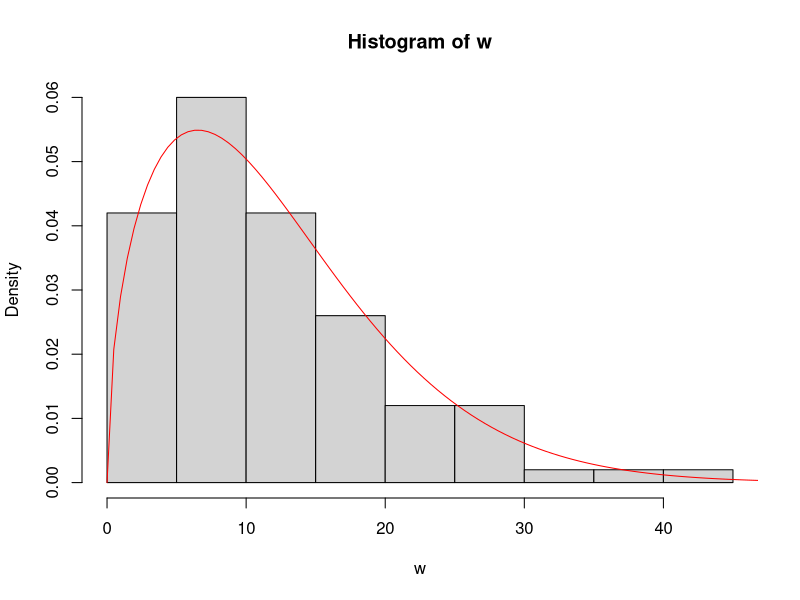
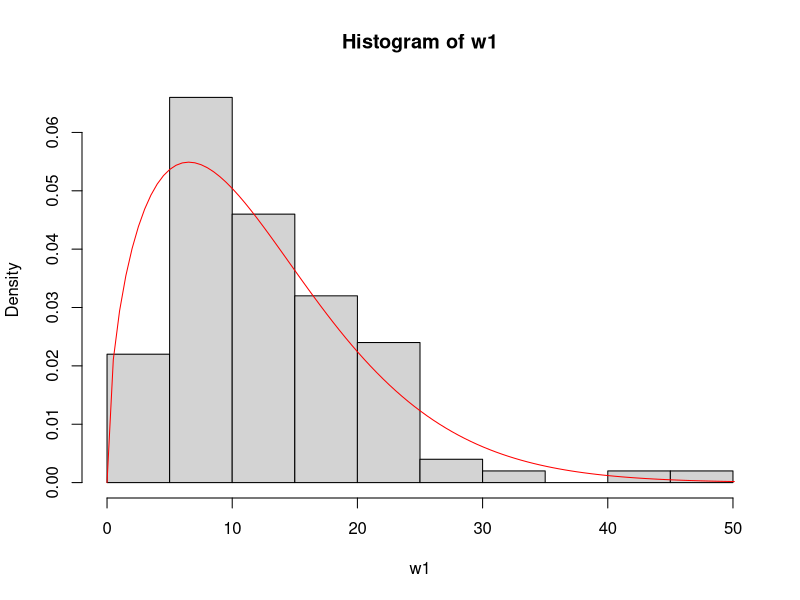
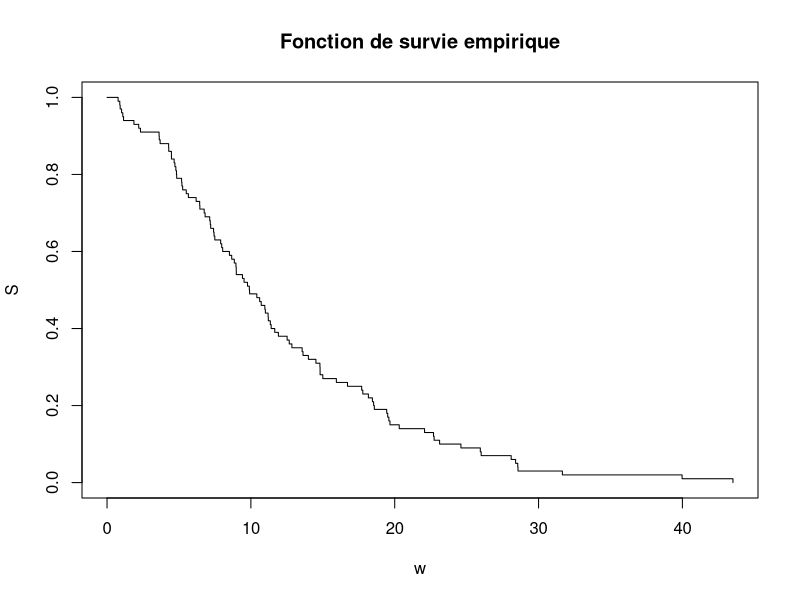
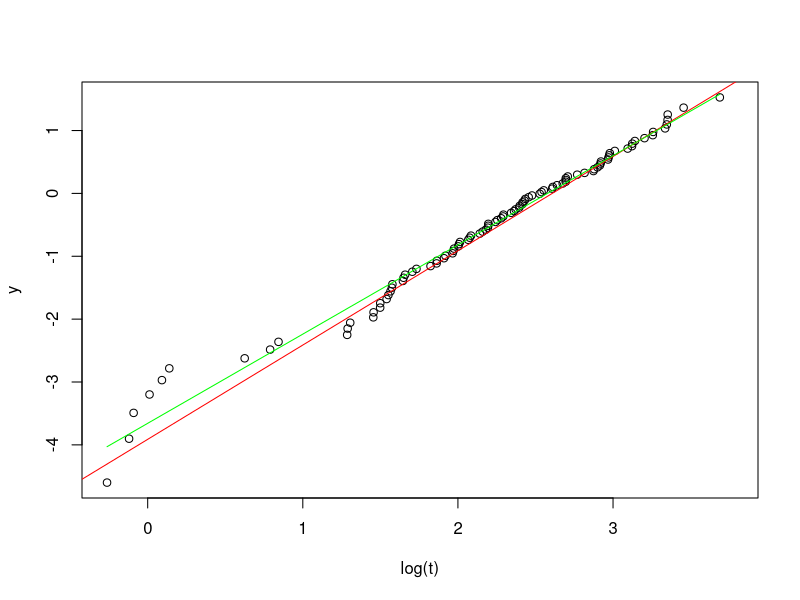
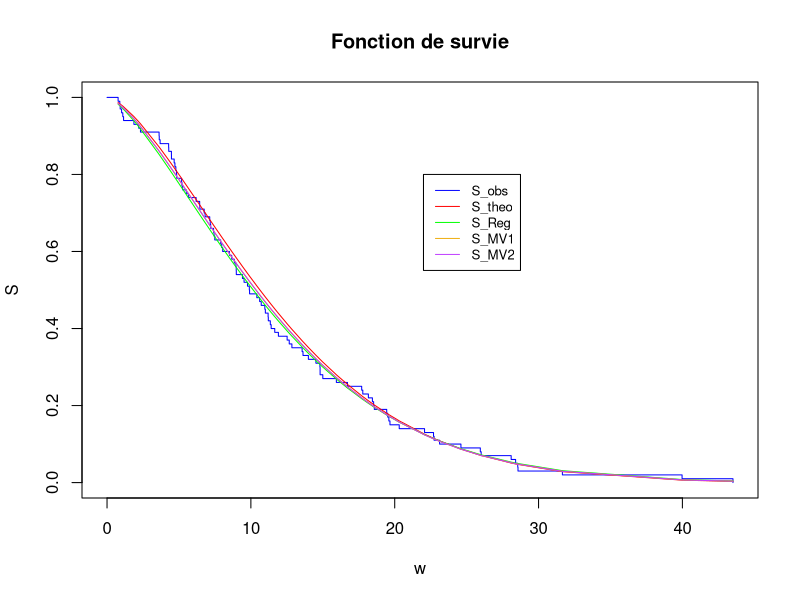
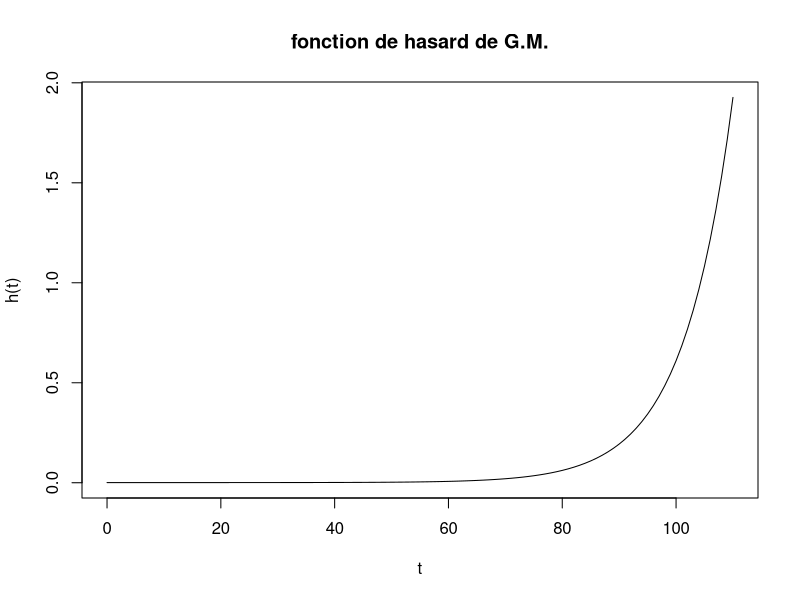
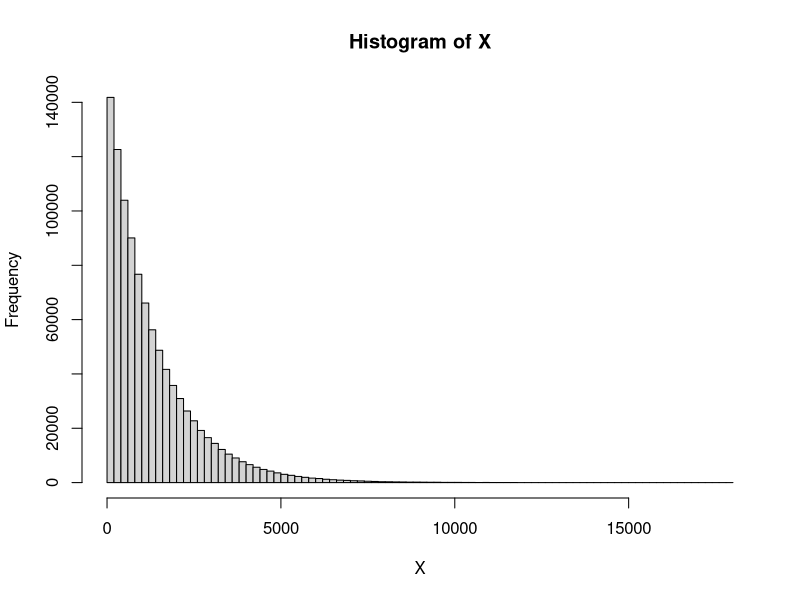
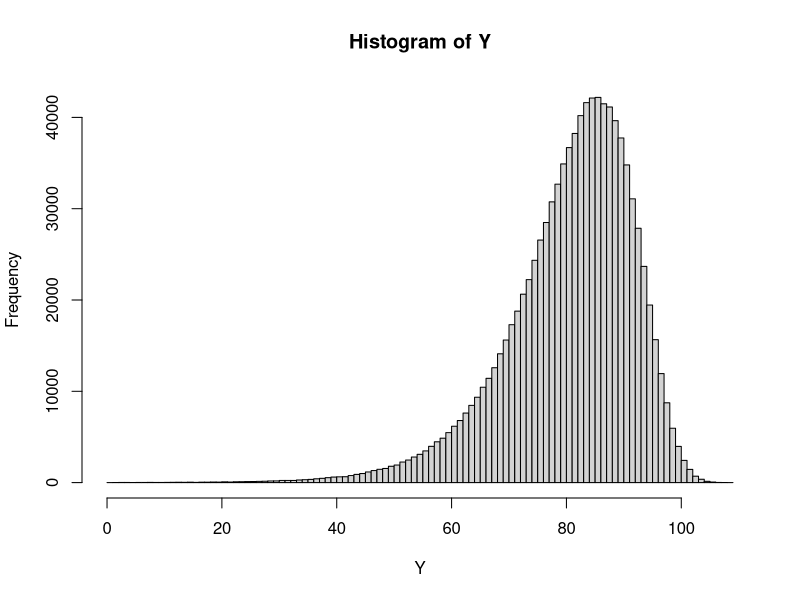

Reproduce these figures in R, in order.
## ---- chunk 1
set.seed(14342)
n = 100 # taille de l'échantillon
l = 0.02 # paramètre de forme
a = 1.5 # paramètre d'échelle
x = rexp(n, l) # loi exponentielle
w = x ^ { 1 / a } # loi de Weibull
#hist(w)
hist(w, freq = FALSE) # densité
plot(function(x) l * a * x ^ { a - 1 } * exp(-l * x ^ a), 0, max(w) + 5, 
     add = TRUE, col = 'red') # densité de probabilité de la loi de Weibull
# La fonction muette est tracée sur l'intervalle [0, max(w) + 5] en rouge.

## ---- chunk 2

set.seed(14342)
n = 100 # taille de l'échantillon
l = 0.02 # paramètre de forme
a = 1.5 # paramètre d'échelle

# Remarque : équivalent avec rweibull : paramétrage a=Shape et L=scale
# hypothèse : P[T> t] =exp(- (t/L)^a )
L = l ^ (-1 / a) # paramètre d'échelle
w1 = rweibull(n, a, L)   # simuler une loi de Weibull
hist(w1, freq = FALSE)
plot(function(x) l * a * x ^ { a - 1 } * exp(-l * x ^ a), 0, max(w1) + 5, 
     add = TRUE, col = 'red')
## ---- chunk 3
t = sort(w) # ordonner les valeurs simulés par la loi de weibul (des âges sans doute)
Se = 1 - (1:n) / n # fonction de survie empirique
plot(
  c(0, t),
  c(1, Se),
  type = 's',
  xlab = "w",
  ylab = "S",
  main = 'Fonction de survie empirique'
)
## ---- chunk 4
# Adéquation graphique à la loi de Weibull ?
# Observe-t-on une tendance linéaire ?
y = log(-log(Se)) # transformation de la fonction de survie
plot(log(t), y, type = 'p')
plot(function(x)
  log(l) + a * x, -1, 4, add = TRUE, col = 'red')


# Méthode Régression pour estimer les paramètres
logt = log(t[-n])
z = log(-log(Se[-n])) # on enlève la dernière sinon : Inf
reg = lm(z ~ logt)

summary(reg)

y = fitted(reg)
lines(logt, y, col = 'green')
a1 = reg$coefficients[2]
l1 = exp(reg$coefficients[1])

cat("valeurs estimées : ",c(a1, l1), "\n", 
          "valeurs exactes : " , c(a, l))
# # valeurs estimées des paramètres :
# c(a1, l1)
# # valeurs exactes :
# c(a, l)

## ---- chunk 5
f = function(x) 
{
  1 / x - sum(t ^ x * log(t)) / sum(t ^ x) + sum(log(t) / n)
}

MV = uniroot(f, interval = c(a1 - 0.5, a1 + 0.5)) # solution f(a) = 0
a2 = MV$root
l2 = n / sum(t ^ a2)

cat("Régression linéaire : " , c(a1, l1), "\n" , "Méthode de vraisemblance : " ,c(a2, l2), "\n", "Valeur exacte : ", c(a, l))

# c(a1, l1) # reg.
# c(a2, l2) # MV1
# c(a, l) # val. exactes
## ---- chunk 6
#install.packages(pracma)
library(pracma)
n4 = newtonRaphson(f, a1)
a3 = n4$root
l3 = n / sum(t ^ a3)

cat("Valeur Newton-Raphson : ", c(a3, l3) )
# c(a3, l3) # Newton-Raphson

## ---- chunk 7
# graphes :
plot(
  c(0, t),
  c(1, Se),
  type = 's',
  col = 'blue',
  xlab = "w",
  ylab = "S",
  main = 'Fonction de survie'
)
Stheo = exp(-l * t ^ a)
Stheoestime1 = exp(-l1 * t ^ a1) # méthode régression
Stheoestime2 = exp(-l2 * t ^ a2) # méthode MV1
Stheoestime3 = exp(-l3 * t ^ a3) # méthode raphson (pracma)
lines(t, Stheo, col = 'red')
lines(t, Stheoestime1, col = 'green')
lines(t, Stheoestime2, col = 'darkgoldenrod2')
lines(t, Stheoestime3, col = 'darkorchid1')

legend(
  22,
  0.8,
  legend = c("S_obs", "S_theo", "S_Reg", "S_MV1" , "S_MV2"),
  col = c("blue", "red",  "green", "darkgoldenrod2", 'darkorchid1'),
  lty = 1,
  cex = 0.8
)

## ---- chunk 8
library(MASS)
p = fitdistr(w, "weibull")
#p
a5 = p$estimate[1]
L = p$estimate[2]
l5 = L ^ (-a5)
c(a5, l5)
## ---- chunk 9
# en utilisant les valeurs initiales estimées précédemment :
p = fitdistr(w, start = list(shape = a1, scale = l1 ^ (-1 / a1)), "weibull")
a6 = p$estimate[1]
L = p$estimate[2]
l6 = L ^ (-a6)
c(a6, l6)

## ---- chunk 10

# fonction d'estimation de moyenne par Méthode Monte Carlo 
# avec intervalle de confiance au niveau de confiance 1- alpha
MCmean = function(x, alpha)
{
  n = length(x)
  m = mean(x)
  S = sd(x)
  t = qnorm(1 - alpha / 2)
  Iinf = m - t * S / sqrt(n)
  Isup = m + t * S / sqrt(n)
  data.frame(m, Iinf, Isup, S, n, alpha)
} 
## ---- chunk 11
# paramètres estimés :
a = 7.6655e-04
b = 6.1041e-06
l = 0.11511
g = exp(l)
## ---- chunk 12
# Fonctiond de hasard : ----
# fonction de hasard h(t)  = a + b *g^t
h = function(t)
{
  a + b * g ^ t
}
t = 0:110
plot(t, h(t), type = 'l', main = 'fonction de hasard de G.M.')

## ---- chunk 13

# simulation échantillon de Durées de vie selon le modèle de Gompertz - Makeham
n = 1e6 # taille de l'échantillon
X = rexp(n, a)  # exponentielle
Y = 1 / l * log(1 - l / b * log(1 - runif(n)))  # Gompertz en inversant la fonction de répartition

T = pmin(X, Y)
hist(X, 100)
hist(Y, 100)
hist(T, nclass = 100)


# Fonction Monte-Carlo estimation 
MCmean(T, 0.05)
MCmean(T > 75, 0.05)
## ---- chunk 14
#fonction de survie S  = S_T= S_X * S_Y
Stheo=function(x)
{exp(-a*x-b/l*(g^x-1))}

x=0:110
plot(x,Stheo(x),type='l')

## ---- chunk 15
# Remarque : Calcul exact de P[T>75]= P[Y>75] P[X>75]
Stheo(75)
MCmean(T > 75, 0.01)
## ---- chunk 16
# Importation des données : ----

## France, Total Population, Deaths (period 1x1), 	
#Last modified: 12 Aug 2022;  Methods Protocol: v6 (2017)
De = read.csv("DATA/DeathsFrance2022.csv", header = TRUE, sep = ";")
#str(De)
#De[1, ]
#unique(De$Year)

# Remarque : la classe d'âge "110" est en réalité "110 et plus".
E = read.csv("DATA/ExposuresFrance2022.csv", header = TRUE, sep = ";")
# str(E)
## ---- chunk 17

#  Adéquation graphique (linéaire) au modèle de Gompertz-Makeham + modèle linéaire
# on se restreint aux âges de 0 à 100 ans, et on considère l'année 2018
N = E$Total[(E$Year == 2018) & (E$Age < 101)]
D = De$Total[(De$Year == 2018) & (De$Age < 101)]

ages = 0:100 #ages pris en compte dans le modèle
q = D / N  # taux bruts de mortalité (population totale)
plot(ages, q, type = 'l')
L = length(q)

## ---- chunk 18
## Calcul du modèle : 

t = ages + 1 #indices
y = log(q[t + 1] - q[t]) 
#y


# problème si q n'est pas strictement croissante partout ==> y est infini !
# ==> on garde uniquement les t t.q. y soit fini <=> q[t+1]-q[t]>0
s = which(q[t + 1] - q[t] > 0)
reg1 = lm(y ~ ages, subset = s)
summary(reg1)

plot(ages[s], y[s], type ='l')
yf = fitted(reg1, subset = s)
lines(ages[s], yf, col = 'red')

## ---- chunk 19

## Ajustement du modèle ----
## Ajustement du modèle de Makeham via régression linéaire y= a x + b 
a = reg1$coefficients[2]
b = reg1$coefficients[1]

#### on en déduit les paramètres du modèle de G.M. :
gamma = exp(a)
beta = exp(b) * log(gamma) / (gamma - 1) ^ 2

# pour alpha, a priori, on pourrait prendre n'importe quel âge.
# Voyons si c'est le cas :
alpha0 = -log(1 - q) - beta / log(gamma) * gamma ^ ages * (gamma - 1)
plot(ages, alpha0)  # variations importantes
plot(20:60, alpha0[20:60]) # on se restreint sur un domaine où les variations sont moindres
alpha = mean(alpha0[25:55])  # difficile de choisir à partir des données...on prend une moyenne (par exemple)

## ---- chunk 20
param = data.frame(alpha = alpha,
                   beta = beta,
                   gamma = gamma)
param  # paramètres du modèle de G.M.
## ---- chunk 21

# comparaison entre taux bruts et modèle de Makeham avec ces paramètres
plot(ages,
     q,
     type = 'l',
     main = 'Ajustement des taux de mortalité',
     col = 'blue') # q_x observés
qM1 = 1 - exp(-alpha) * exp(-beta / log(gamma) * gamma ^ ages * (gamma -
                                                                   1))  # q_x donnés par le modèle
lines(ages, qM1, col = 'red')
legend(
  20,
  0.30,
  legend = c("q_x bruts", "q_x Reg"),
  col = c("blue", "red"),
  lty = 1,
  cex = 0.8
)

## Comparaison des log taux bruts et modèle G-M :  ----
# comparaison entre log taux bruts et  modèle de Makeham avec ces paramètres
plot(ages,
     log(q),
     type = 'l',
     main = 'Ajustement des log taux de mortalité',
     col = 'blue') # q_x observés
qM1 = 1 - exp(-alpha) * exp(-beta / log(gamma) * gamma ^ ages * (gamma -1))  # q_x donnés par le modèle
lines(ages, log(qM1), col = 'red')
legend(
  20,
  0.30,
  legend = c("q_x bruts", "q_x Reg"),
  col = c("blue", "red"),
  lty = 1,
  cex = 0.8
)


## ---- chunk 22
# Importation des données : 
expofrance <- read.csv2("DATA/ExposuresFrance2022.csv")
deathfrance <- read.csv2("DATA/DeathsFrance2022.csv")
## ---- chunk 23
# Fonction de l'espérance de de vie résiduelles 
esp_vie_resid <- function(table, year) {
  table = table[table$Year == year,]
  table[,3:4] <- apply(table[,3:4], 2, as.numeric)
  esp_age_homme = c()
  esp_age_femme = c()
  for (i in 1:nrow(table)) {
    esp_age_homme[i] <- 1 / table[i,4] * sum(table[(i+1):nrow(table),4])
    esp_age_femme[i] <- 1 / table[i,3] * sum(table[(i+1):nrow(table),3])
  }
  
  df = as.data.frame(cbind((1:nrow(table)-1),esp_age_homme, esp_age_femme))
  colnames(df) = c("Age", "Homme", "Femme")
  return(df)
}

esp_vie_resid(expofrance, 2015)[1+c(0,20,40,60,80),]

## ---- chunk 24

n = 2016-1816 +1 
esp_0 = as.data.frame(cbind(1816:2016, rep(0,n),rep(0,n)),nrow = n, ncol = 3)
colnames(esp_0) = c("Year", "Homme", "Femme")
esp_20 = as.data.frame(cbind(1816:2016, rep(0,n),rep(0,n)),nrow = n, ncol = 3)
colnames(esp_20) = c("Year", "Homme", "Femme")
esp_40 = as.data.frame(cbind(1816:2016, rep(0,n),rep(0,n)),nrow = n, ncol = 3)
colnames(esp_40) = c("Year", "Homme", "Femme")
esp_60 = as.data.frame(cbind(1816:2016, rep(0,n),rep(0,n)),nrow = n, ncol = 3)
colnames(esp_60) = c("Year", "Homme", "Femme")

for (i in 1816:2016){
  esp_0[i-1815,2:3] = esp_vie_resid(expofrance, i)[1+c(0),2:3]
  esp_20[i-1815,2:3] = esp_vie_resid(expofrance, i)[1+c(20),2:3]
  esp_40[i-1815,2:3] = esp_vie_resid(expofrance, i)[1+c(40),2:3]
  esp_60[i-1815,2:3] = esp_vie_resid(expofrance, i)[1+c(60),2:3]
}

x = 1816:2016
plot(x, esp_0$Homme, type = "l", col = "blue", 
     xlab = "Année", ylab = "Espérance de vie résiduelle âge 0", 
     main = "Espérance de vie résiduelle par année à 0 ans")
lines(x, esp_0$Femme, col = "red")
legend("topleft", legend = c("Homme", "Femme"), col = c("blue", "red"), lty = 1)


X = 1816:2016
plot(X, esp_20$Homme, type = "l", col = "blue", 
     xlab = "Année", ylab = "Espérance de vie résiduelle âge 20", 
     main = "Espérance de vie résiduelle par année à 20 ans")
lines(X, esp_20$Femme, col = "red")
legend("topleft", legend = c("Homme", "Femme"), col = c("blue", "red"), lty = 1)

plot(X, esp_40$Homme, type = "l", col = "blue", 
     xlab = "Année", ylab = "Espérance de vie résiduelle âge 40", 
      main = "Espérance de vie résiduelle par année à 40 ans")
lines(X, esp_40$Femme, col = "red")
legend("topleft", legend = c("Homme", "Femme"), col = c("blue", "red"), lty = 1)


plot(X, esp_60$Homme, type = "l", col = "blue", 
     xlab = "Année", ylab = "Espérance de vie résiduelle âge 60", 
     main = "Espérance de vie résiduelle par année à 60 ans")
lines(X, esp_60$Femme, col = "red")
legend("topleft", legend = c("Homme", "Femme"), col = c("blue", "red"), lty = 1)

## ---- chunk 25
lambda = 1  # paramètre de la loi de Ci et Xi
beta = 0.5  # paramètre de la loi de Ci
n = 1000000 # Nombre de simulations 
Xi = rexp(n,lambda) # Simulation de Xi
Ci = rexp(n, beta*lambda) # Simulation de Ci

Ti = pmin(Xi,Ci) # Simulation de Ti
Di = Xi <= Ci ## Simulation de Di 
## ---- chunk 26
# Méthode d'estimations possible 
lambda_chap = sum(Di)/sum(Ti)  
beta_chap = n/sum(Di) - 1 

cat("Lambda estimé : ", lambda_chap , "\n", 
    "Beta estimé : ", beta_chap , "\n", 
    "Lambda réel : ", lambda , "\n", 
    "Beta réel : ", beta , "\n")
    
## ---- chunk 27
E <- read.csv2("DATA/ExposuresFrance2022.csv")
D <- read.csv2("DATA/DeathsFrance2022.csv")

TABLE_D <- D[D$Year == 1900,] # nombre de décès 
TABLE_E <- E[E$Year == 1900,] # nombre individus

## ---- chunk 28
q = as.numeric(TABLE_D$Total)/as.numeric(TABLE_E$Total)
q = q[1:106] # il y a des valeurs manquantes sinon 
ages = 0:105
plot(ages, q, type = 'l') # On affiche le graphique 

# On estime le taux brut de mortalité
t = ages + 1 
y = log(q[t+1] - q[t])
s = which(q[t + 1] - q[t] > 0)
reg1 = lm(y ~ ages, subset = s)
summary(reg1) 


# Récupération des paramètres 
a = reg1$coefficients[2]
b = reg1$coefficients[1]
#### on en déduit les paramètres du modèle de G.M. :
gamma = exp(a)
beta = exp(b) * log(gamma) / (gamma - 1) ^ 2


# pour alpha, a priori, on pourrait prendre n'importe quel âge.
# Voyons si c'est le cas :
alpha0 = -log(1 - q) - beta / log(gamma) * gamma ^ ages * (gamma - 1)
plot(ages, alpha0) # variations importantes

alpha = mean(alpha0[25:60]) 
param = data.frame(alpha = alpha,
beta = beta,
gamma = gamma)
param 


## ---- chunk 29
plot(ages,
q,
type = 'l',
main = 'Ajustement des taux de mortalité',
col = 'blue') # q_x observés
21
qM1 = 1 - exp(-alpha) * exp(-beta / log(gamma) * gamma ^ ages * (gamma -
1)) # q_x donnés par le modèle
lines(ages, qM1, col = 'red')
legend(
20,
0.30,
legend = c("q_x bruts", "q_x Reg"),
col = c("blue", "red"),
lty = 1,
cex = 0.8)
## ---- chunk 30
MCmean = function(x, alpha)
{
n = length(x)
m = mean(x)
S = sd(x)
t = qnorm(1 - alpha / 2)
Iinf = m - t * S / sqrt(n)
Isup = m + t * S / sqrt(n)
data.frame(m, Iinf, Isup, S, n, alpha)
}

## ---- chunk 31
# Paramètres estimés : 
n = 10^6 
a = 7.10^(-3)
b = 10^(-4)
gamma = 1.11
l = log(gamma)

# Simulation de X
X = 1 / l * log(1 - l / b * log(1 - runif(n))) 

# Simulation de Y 
l = log(1.13)
Y = 1 / l * log(1 - l / b * log(1 - runif(n))) 

# Estimations 
MCmean(X,0.05)
MCmean(Y,0.05)
MCmean(X>Y, 0.05)

